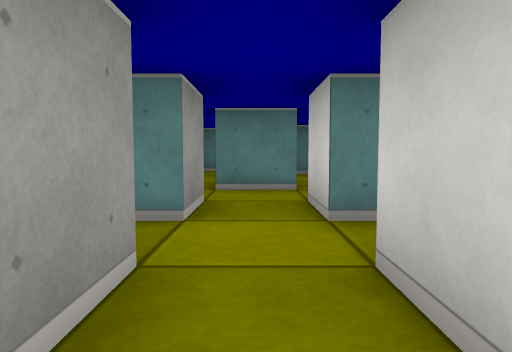
[1] (above)

18 first-person views from a walk through a cub3D maze. The camera is about half as high as the walls, tilts 4° down and sees 70° across. The floor is counted in squares. Each view is taken from the middle of a square. On the plan, view 1 faces up. The plan holds only what a view shows up to about 9 squares ahead; the rest is blank.

[2]
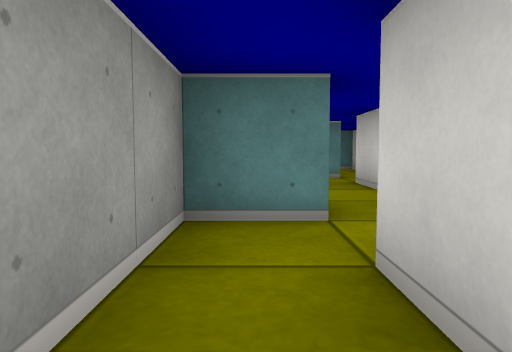

[3]
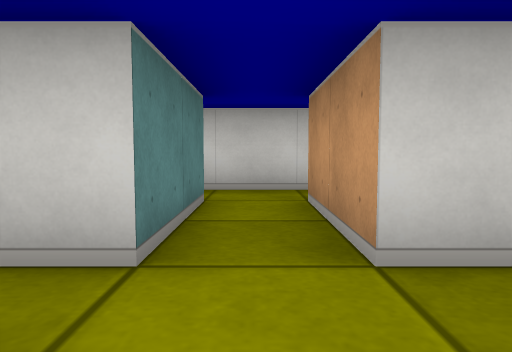

[4]
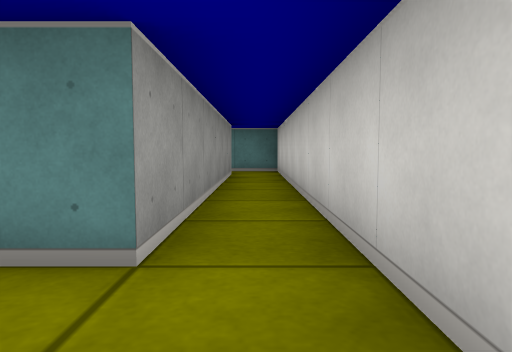

[5]
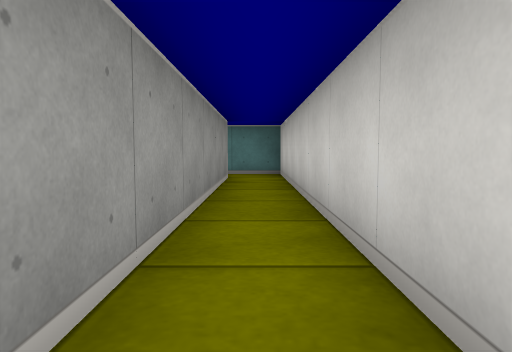

[6]
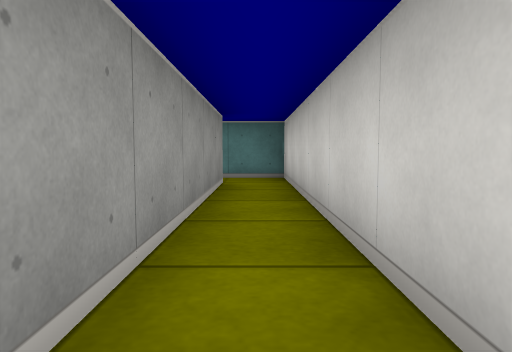

[7]
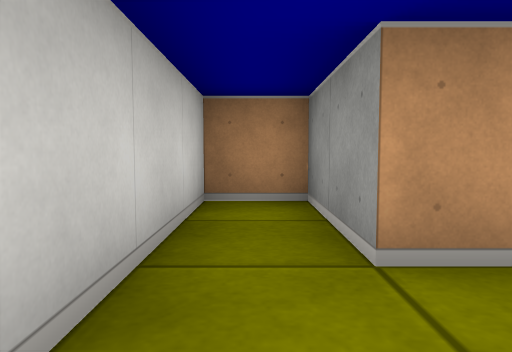

[8]
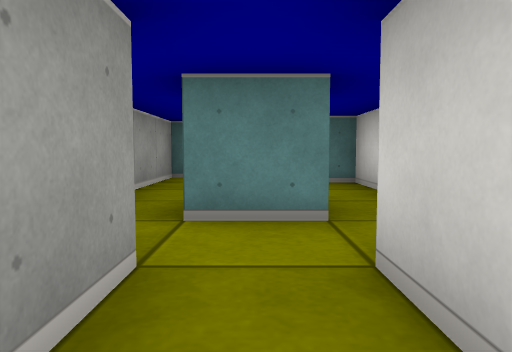

[9]
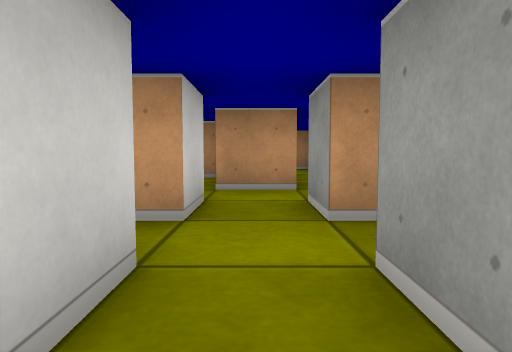

[10]
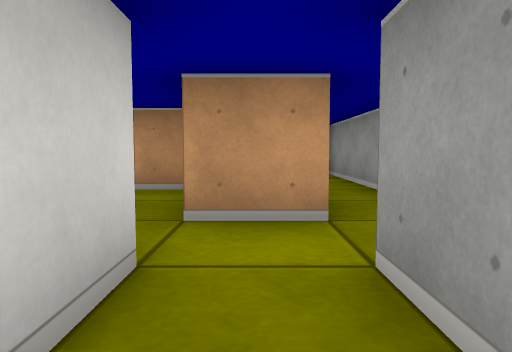

[11]
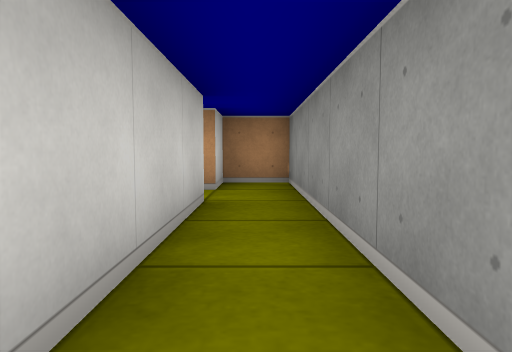

[12]
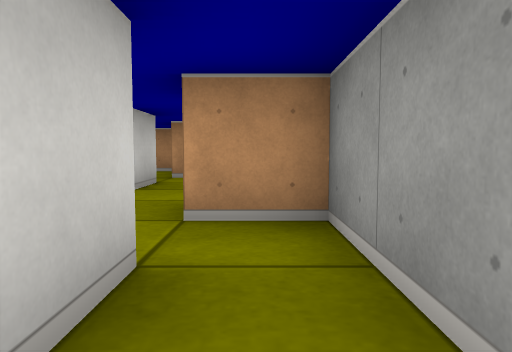

[13]
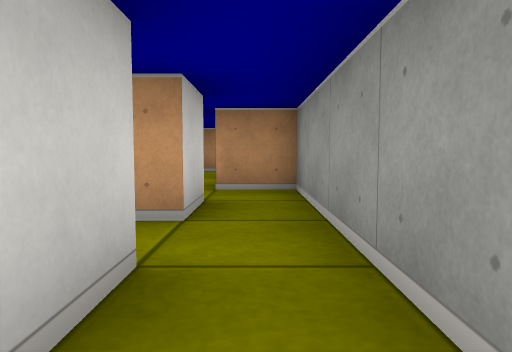

[14]
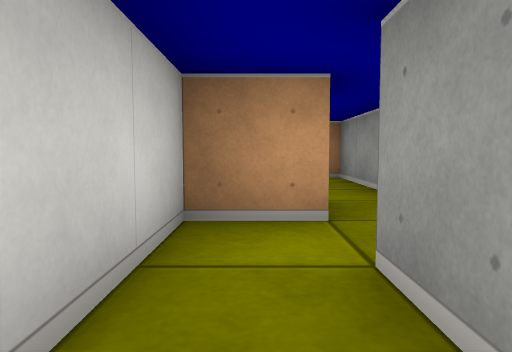

[15]
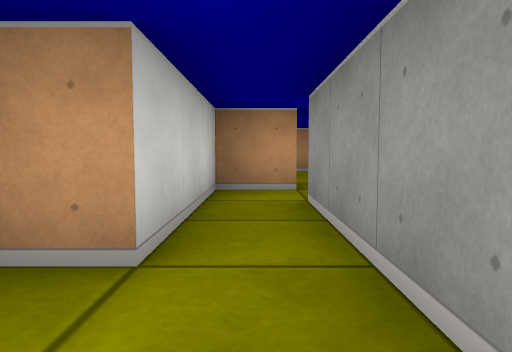

[16]
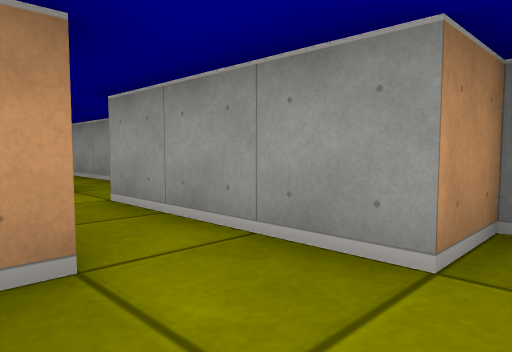

[17]
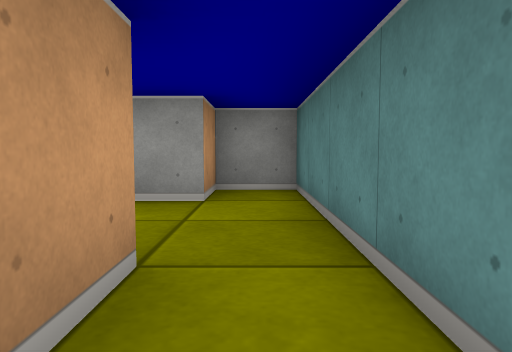

[18]
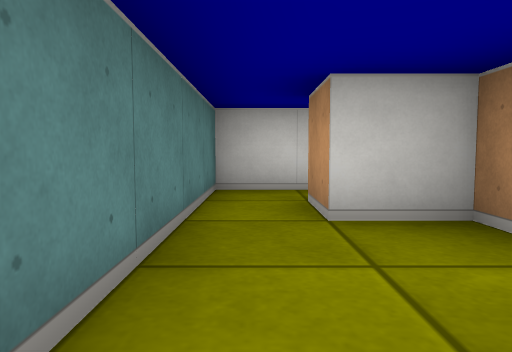

### Floor plan
Points are (right, up) in squares from view 1. A wall is a line through its corners. A room is listed if a view was taken in it or the views show most of it. See-through windows are left out.
Room 1 (views 1, 2, 11)
walls: (-0.5, -3.5) (-0.5, -0.5) (0.5, -0.5); (-0.5, 0.5) (-1.5, 0.5) (-1.5, -5.5) (-0.5, -5.5) (-0.5, -4.5)
ways out: opening at (0, 1) to room 2; opening at (0, -4); opening at (1, -1)
Room 2 (views 3, 8, 10)
walls: (-0.5, 1.5) (-0.5, 0.5); (-0.5, 3.5) (-0.5, 2.5) (-0.9, 2.5); (0.5, 0.5) (0.5, 1.5) (2.5, 1.5); (2.5, 2.5) (0.5, 2.5) (0.5, 3.5)
ways out: opening at (0, 1) to room 1; opening at (1.5, 2) to room 3; opening at (0, 3) to room 4
Room 3 (views 4, 5, 6, 7)
walls: (2.5, 1.5) (2.5, -0.5) (3.5, -0.5) (3.5, 9.5) (2.4, 9.5); (2.5, 8.5) (2.5, 2.5)
ways out: opening at (1.5, 2) to room 2
Room 4 (views 9, 12)
walls: (-0.5, 6.5) (-0.5, 7.5); (0.6, 4.5) (-0.5, 4.5) (-0.5, 5.5) (-0.1, 5.5); (-1.5, 7.5) (-1.5, 3.5) (-0.5, 3.5); (1.5, 7.5) (0.8, 7.5)
ways out: opening at (0, 3) to room 2; opening at (-1, 7) to room 5
Room 5 (views 13, 14)
walls: (-0.9, 8.5) (-1.5, 8.5) (-1.5, 7.5); (-0.5, 7.5) (0.5, 7.5) (0.5, 10.5); (-0.5, 10.5) (-0.5, 8.5)
ways out: opening at (-1, 7) to room 4; opening at (0, 10) to room 6
Room 6 (views 15, 16, 17, 18)
walls: (0.5, 10.5) (1.5, 10.5) (1.5, 11.5) (2.5, 11.5); (3.5, 11.2) (3.5, 12.5) (-1.5, 12.5) (-1.5, 11.5) (-0.5, 11.5) (-0.5, 10.5)
ways out: opening at (0, 10) to room 5

Positions as (right, up) in squares from view 1, and headings:
1: (0, 0), facing up
2: (-1, -2), facing up
3: (-1, 2), facing right
4: (3, 1), facing up
5: (3, 2), facing up
6: (3, 3), facing up
7: (3, 3), facing down
8: (0, 2), facing up
9: (0, 4), facing down
10: (0, 2), facing down
11: (-1, 0), facing down
12: (-1, 6), facing down
13: (-1, 8), facing down
14: (0, 10), facing down
15: (0, 12), facing down
16: (1, 12), facing down-left
17: (3, 12), facing left
18: (-1, 12), facing right
